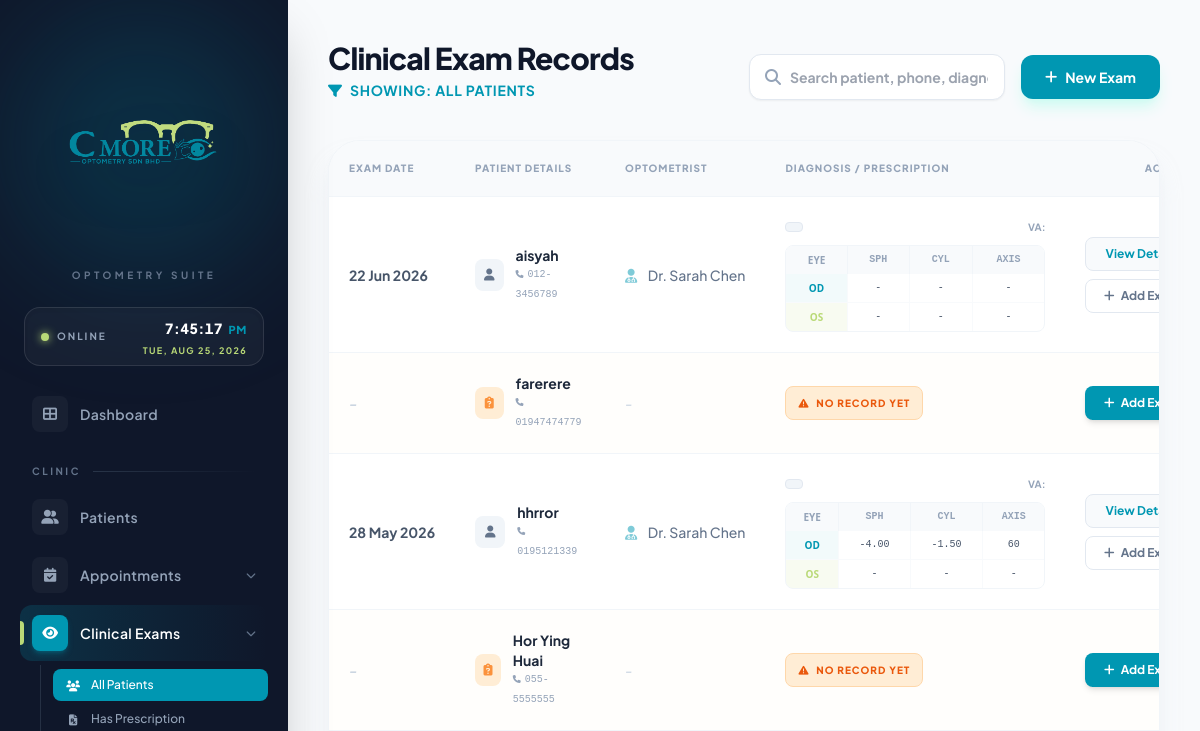
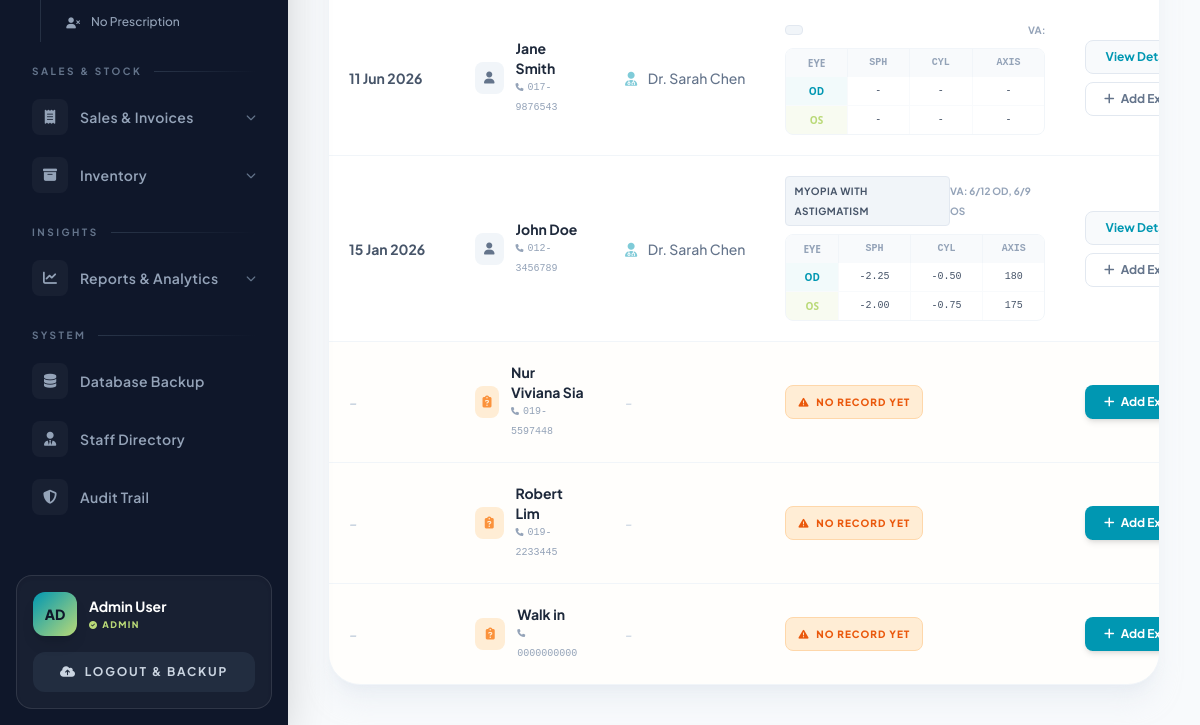
/exam.php (signed in), run on an earlier commit of the app's database (2 pictures, top to bottom).
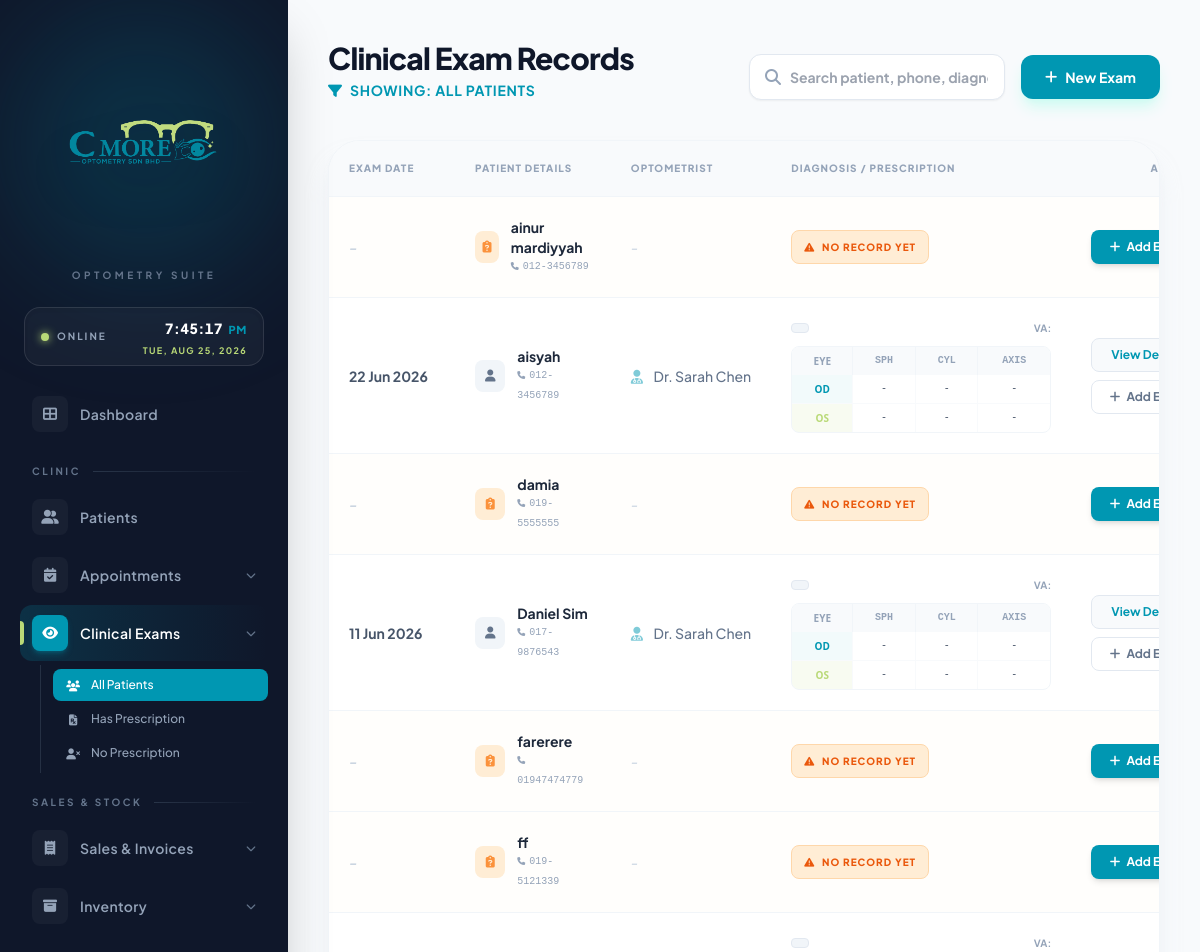
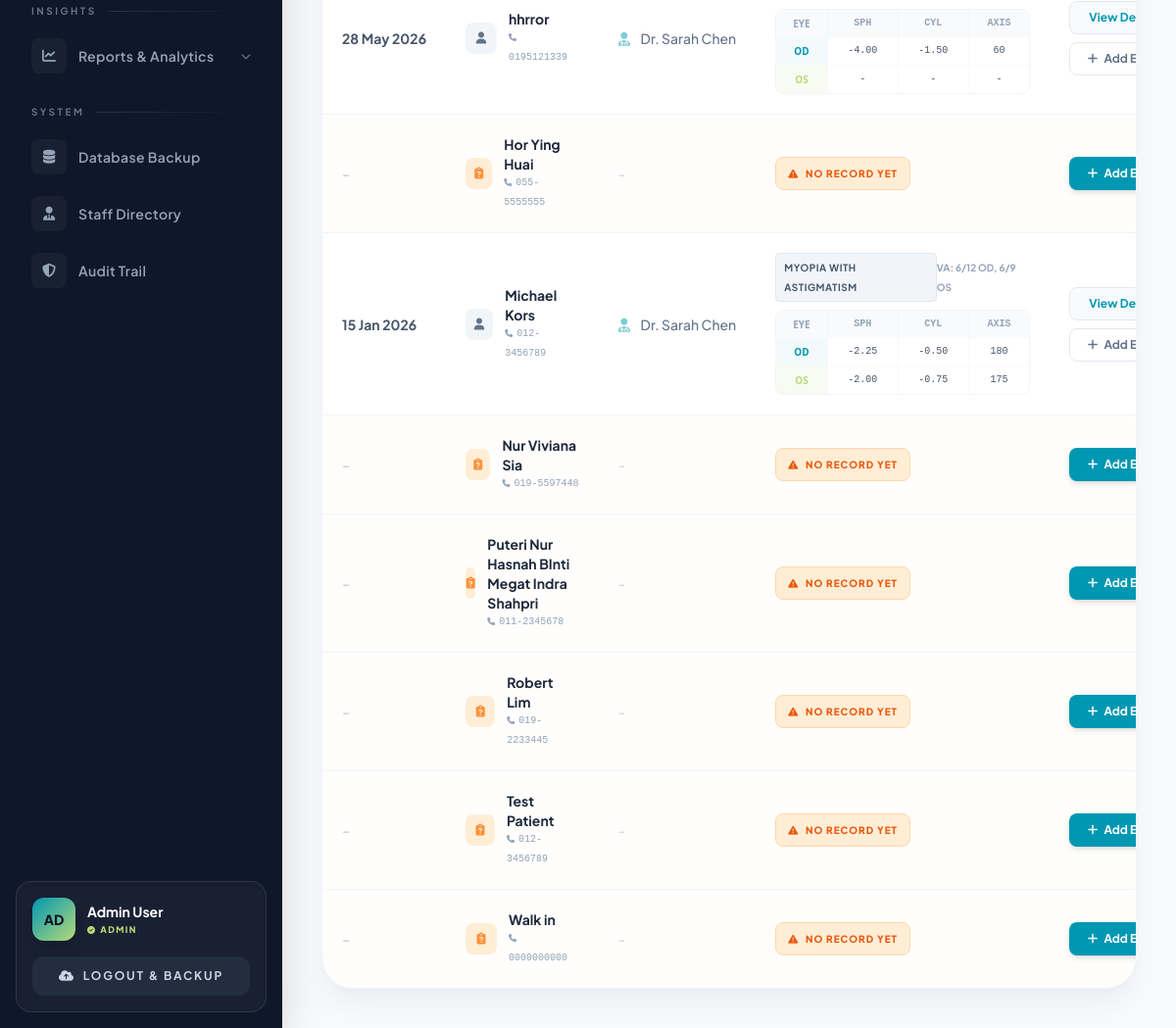
And on a later commit of the database (2 pictures, top to bottom).
### tables this page shows
CREATE TABLE `patient` (
  `PATIENT_ID` int(11) NOT NULL AUTO_INCREMENT,
  `NAME` varchar(100) NOT NULL,
  `IC_NUMBER` varchar(20) DEFAULT NULL,
  `PHONE_NUMBER` varchar(20) DEFAULT NULL,
  `ADDRESS` text DEFAULT NULL,
  `REGISTRATION_DATE` date NOT NULL,
  `CONNECTION_RELATIONSHIP` varchar(100) DEFAULT NULL,
  `FOLLOW_UP_INTERVAL` varchar(50) DEFAULT NULL,
  `COMPLAINTS` text DEFAULT NULL,
  PRIMARY KEY (`PATIENT_ID`),
  UNIQUE KEY `IC_NUMBER` (`IC_NUMBER`)
);

### exam.php (the view, shortened to what the rows shown need)
<?php
include('config.php');
$where_sql = "";
$query = "SELECT p.PATIENT_ID, p.NAME as PATIENT_NAME, p.PHONE_NUMBER,
                 e.EXAM_ID, e.EXAM_DATE, e.PRESCRIPTION_RESULT, e.VISUAL_ACUITY_RESULTS,
                 e.RE_SPH, e.RE_CYL, e.RE_AXIS, e.LE_SPH, e.LE_CYL, e.LE_AXIS,
                 u.NAME as OPTOMETRIST_NAME
          FROM patient p
          LEFT JOIN (
              SELECT * FROM eye_examination WHERE EXAM_ID IN (
                  SELECT MAX(EXAM_ID) FROM eye_examination GROUP BY PATIENT_ID
              )
          ) e ON p.PATIENT_ID = e.PATIENT_ID
          LEFT JOIN user u ON e.OPTOMETRIST_ID = u.USER_ID
          $where_sql
          ORDER BY p.NAME ASC";
$result = mysqli_query($conn, $query);
?>
<!DOCTYPE html>
<html lang="en">
<head>
    <script src="https://cdn.tailwindcss.com"></script>
    <link rel="stylesheet" href="https://cdnjs.cloudflare.com/ajax/libs/font-awesome/6.0.0/css/all.min.css">
</head>
<body class="bg-[#f8fafc] text-slate-900 flex h-screen overflow-hidden">
    <?php include('sidebar.php'); ?>
    <main class="flex-1 ml-72 h-screen overflow-y-auto p-10 custom-scrollbar">
        <div class="mb-10 flex flex-col md:flex-row md:justify-between md:items-end space-y-4 md:space-y-0">
            <div>
                <h1 class="text-3xl font-black tracking-tight text-slate-900">Clinical Exam Records</h1>
            </div>
        </div>
        <div class="bg-white rounded-[2rem] shadow-xl shadow-slate-200/50 border border-slate-100 overflow-hidden">
            <div class="overflow-x-auto">
                <table class="w-full text-left border-collapse">
                    <thead>
                        <tr class="bg-slate-50 text-[10px] uppercase tracking-widest text-slate-400 border-b border-slate-100">
                            <th class="p-5 font-black">Exam Date</th>
                            <th class="p-5 font-black">Patient Details</th>
                            <th class="p-5 font-black">Optometrist</th>
                            <th class="p-5 font-black">Diagnosis / Prescription</th>
                            <th class="p-5 font-black text-right">Actions</th>
                        </tr>
                    </thead>
                    <tbody class="divide-y divide-slate-100 text-sm font-medium">
                        <?php if (mysqli_num_rows($result) > 0): ?>
                            <?php while ($row = mysqli_fetch_assoc($result)):
                                $has_exam = !empty($row['EXAM_ID']);
                            ?>
                                <tr class="hover:bg-slate-50/50 transition group <?php echo !$has_exam ? 'bg-orange-50/20' : ''; ?>">
                                    <td class="p-5 whitespace-nowrap">
                                        <?php if($has_exam): ?>
                                            <span class="text-slate-600 font-bold"><?php echo date('d M Y', strtotime($row['EXAM_DATE'])); ?></span>
                                        <?php else: ?>
                                            <span class="text-slate-300 font-bold italic">-</span>
                                        <?php endif; ?>
                                    </td>
                                    <td class="p-5">
                                        <div class="flex items-center space-x-3">
                                            <div class="w-8 h-8 rounded-lg <?php echo $has_exam ? 'bg-slate-100 text-slate-500' : 'bg-orange-100 text-orange-400'; ?> flex items-center justify-center font-bold text-xs">
                                                <i class="fa-solid <?php echo $has_exam ? 'fa-user' : 'fa-clipboard-question'; ?>"></i>
                                            </div>
                                            <div>
                                                <p class="font-bold text-slate-800"><?php echo htmlspecialchars($row['PATIENT_NAME'] ?? 'Unknown Patient'); ?></p>
                                                <p class="text-[10px] text-slate-400 font-mono"><i class="fa-solid fa-phone text-[8px] mr-1"></i><?php echo htmlspecialchars($row['PHONE_NUMBER'] ?: 'No Phone Number'); ?></p>
                                            </div>
                                        </div>
                                    </td>
                                    <td class="p-5 whitespace-nowrap">
                                        <?php if($has_exam): ?>
                                            <span class="text-slate-500">
                                                <i class="fa-solid fa-user-doctor text-[#0097B2] mr-2 opacity-50"></i>
                                                <?php echo htmlspecialchars($row['OPTOMETRIST_NAME'] ?? 'Unknown'); ?>
                                            </span>
                                        <?php else: ?>
                                            <span class="text-slate-300 italic">-</span>
                                        <?php endif; ?>
                                    </td>
                                    <td class="p-5 min-w-[300px]">
                                        <?php if($has_exam): ?>
                                            <div class="mb-2 flex items-center justify-between">
                                                <span class="bg-slate-100 text-slate-600 py-1 px-2 rounded font-bold text-[10px] uppercase tracking-wider border border-slate-200">
                                                    <?php echo htmlspecialchars($row['PRESCRIPTION_RESULT'] ?? 'N/A'); ?>
                                                </span>
                                                <span class="text-[10px] font-bold text-slate-400">VA: <?php echo htmlspecialchars($row['VISUAL_ACUITY_RESULTS'] ?? '-'); ?></span>
                                            </div>
                                            <div class="bg-white border border-slate-100 rounded-lg overflow-hidden">
                                                <table class="w-full text-center text-[10px] font-mono">
                                                    <thead class="bg-slate-50 text-slate-400 font-bold uppercase">
                                                        <tr>
                                                            <th class="py-1 px-2 border-r border-slate-100 font-sans">Eye</th>
                                                            <th class="py-1 px-2 border-r border-slate-100">SPH</th>
                                                            <th class="py-1 px-2 border-r border-slate-100">CYL</th>
                                                            <th class="py-1 px-2">AXIS</th>
                                                        </tr>
                                                    </thead>
                                                    <tbody class="text-slate-600">
                                                        <tr class="border-b border-slate-50">
                                                            <td class="py-1 px-2 border-r border-slate-50 font-bold text-[#0097B2] bg-[#0097B2]/5 font-sans">OD</td>
                                                            <td class="py-1 px-2 border-r border-slate-50"><?php echo htmlspecialchars($row['RE_SPH'] ?: '-'); ?></td>
                                                            <td class="py-1 px-2 border-r border-slate-50"><?php echo htmlspecialchars($row['RE_CYL'] ?: '-'); ?></td>
                                                            <td class="py-1 px-2"><?php echo htmlspecialchars($row['RE_AXIS'] ?: '-'); ?></td>
                                                        </tr>
                                                        <tr>
                                                            <td class="py-1 px-2 border-r border-slate-50 font-bold text-[#B9D977] bg-[#B9D977]/10 font-sans">OS</td>
                                                            <td class="py-1 px-2 border-r border-slate-50"><?php echo htmlspecialchars($row['LE_SPH'] ?: '-'); ?></td>
                                                            <td class="py-1 px-2 border-r border-slate-50"><?php echo htmlspecialchars($row['LE_CYL'] ?: '-'); ?></td>
                                                            <td class="py-1 px-2"><?php echo htmlspecialchars($row['LE_AXIS'] ?: '-'); ?></td>
                                                        </tr>
                                                    </tbody>
                                                </table>
                                            </div>
                                        <?php else: ?>
                                            <div class="flex items-center">
                                                <span class="inline-block px-3 py-1.5 bg-orange-100 text-orange-600 rounded-lg text-[10px] font-black uppercase tracking-widest border border-orange-200">
                                                    <i class="fa-solid fa-triangle-exclamation mr-1"></i> No Record Yet
                                                </span>
                                            </div>
                                        <?php endif; ?>
                                    </td>
                                    <td class="p-5 text-right whitespace-nowrap align-middle">
                                        <div class="flex flex-col space-y-2 items-end">
                                            <?php if($has_exam): ?>
                                                <a href="exam_view.php?id=<?php echo $row['EXAM_ID']; ?>" class="px-4 py-2 bg-slate-50 text-[#0097B2] font-bold rounded-lg hover:bg-[#0097B2] hover:text-white transition text-xs border border-slate-200 hover:border-[#0097B2] text-center w-28">
                                                    View Details
                                                </a>
                                            <?php endif; ?>
                                            <a href="exam_add.php?patient_id=<?php echo $row['PATIENT_ID']; ?>" class="px-4 py-2 <?php echo $has_exam ? 'bg-white border border-slate-200 text-slate-500 hover:bg-slate-100' : 'bg-[#0097B2] text-white shadow-md hover:bg-teal-600 border border-transparent'; ?> font-bold rounded-lg transition text-xs text-center w-28">
                                                <i class="fa-solid fa-plus mr-1"></i> Add Exam
                                            </a>
                                        </div>
                                    </td>
                                </tr>
                            <?php endwhile; ?>
                        <?php endif; ?>
                    </tbody>
                </table>
            </div>
        </div>
    </main>
</body>
</html>

What changed in the data, as far as the page shows it:
added patient: NAME "ainur mardiyyah", PHONE_NUMBER "012-3456789", shows "NO RECORD YET"
added patient: NAME "damia", PHONE_NUMBER "019-5555555", shows "NO RECORD YET"
changed patient: NAME "Jane Smith" → "Daniel Sim"; moves up the list
added patient: NAME "ff", PHONE_NUMBER "019-5121339", shows "NO RECORD YET"
changed patient: NAME "John Doe" → "Michael Kors"
added patient: NAME "Puteri Nur Hasnah BInti Megat Indra Shahpri", PHONE_NUMBER "011-2345678", shows "NO RECORD YET"
added patient: NAME "Test Patient", PHONE_NUMBER "012-3456789", shows "NO RECORD YET"
